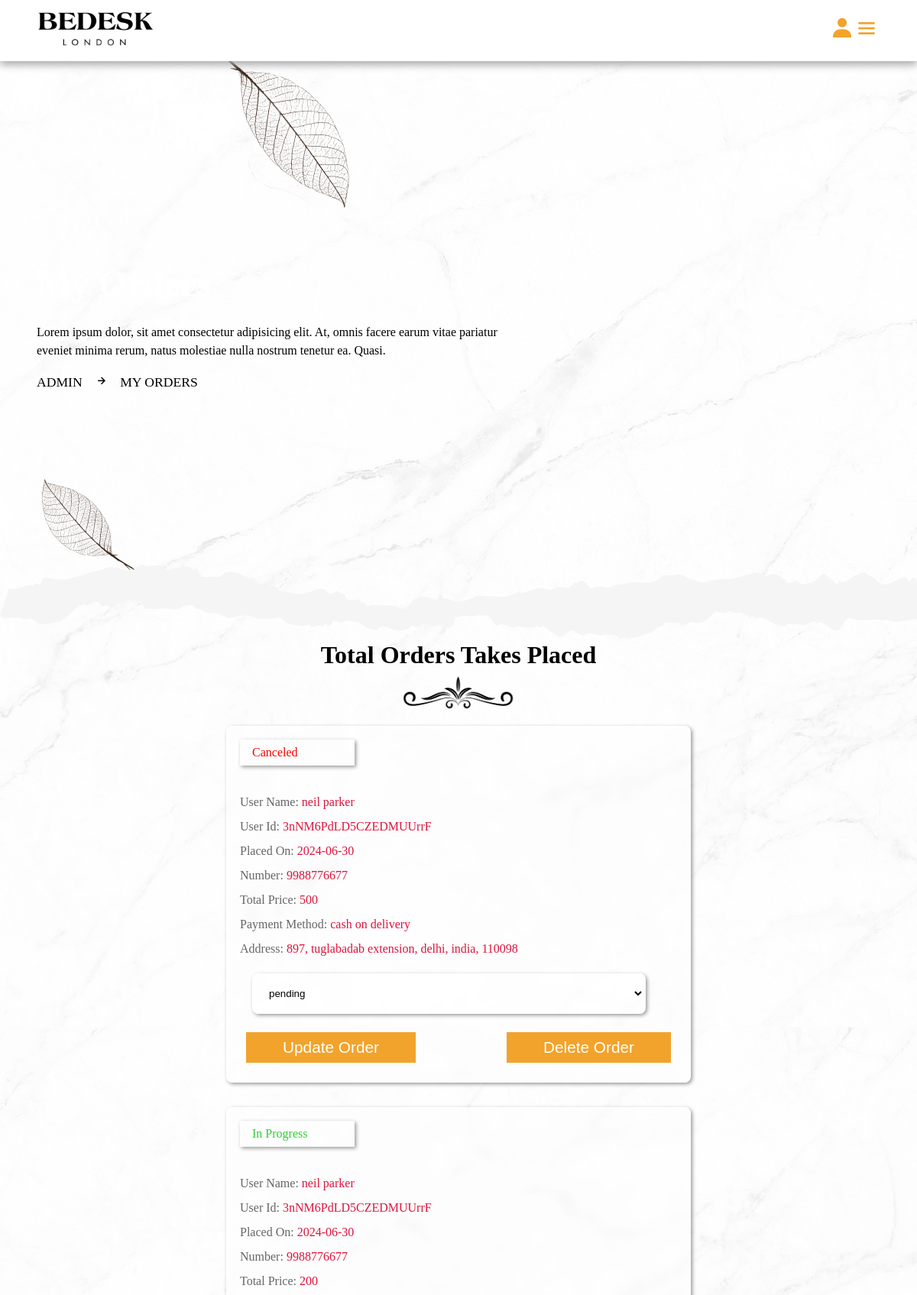
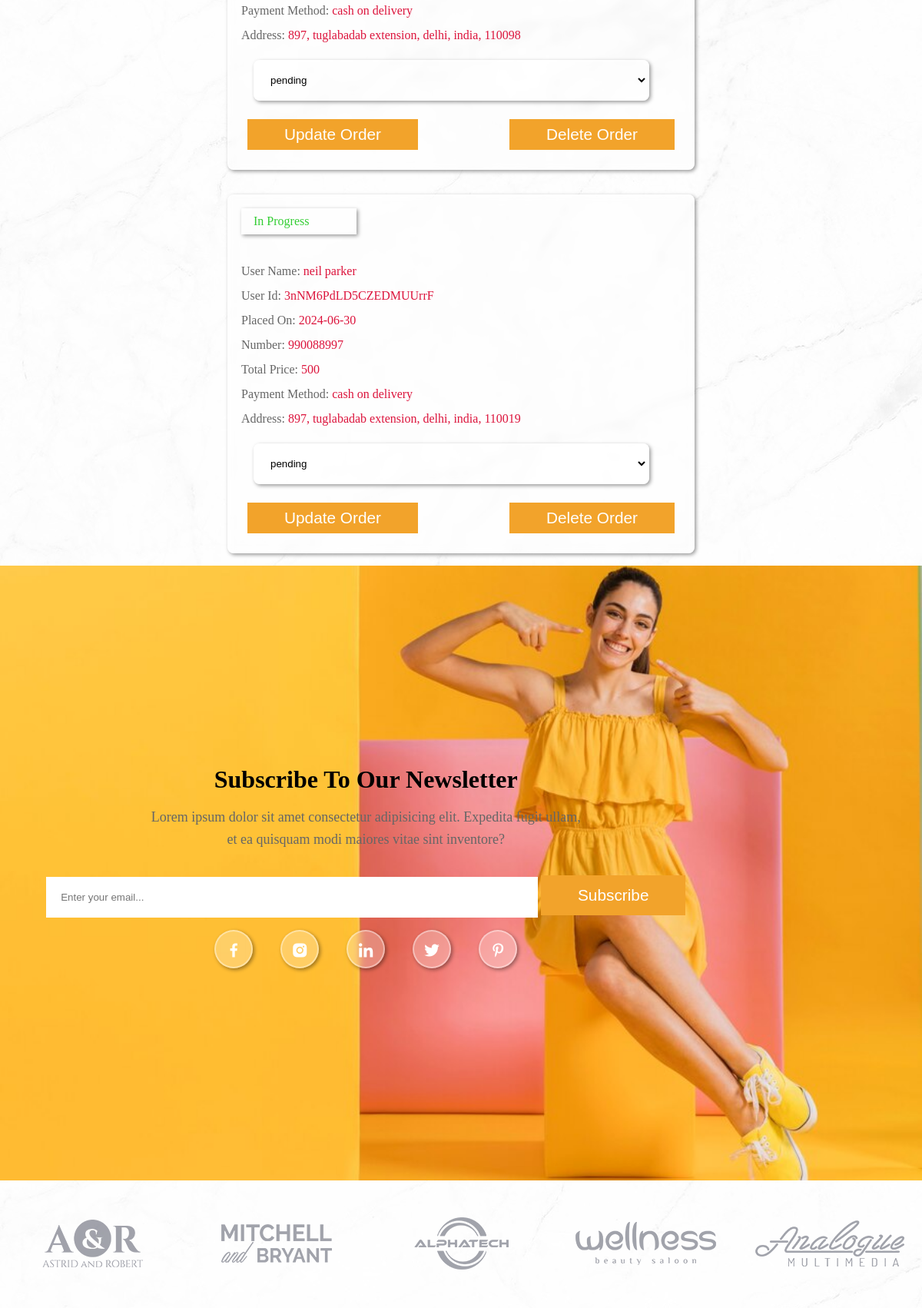
The page /admin/admin_order.php (signed in, upper part) on the database its author committed (2 pictures, top to bottom).
### tables this page shows
CREATE TABLE `orders` (
  `id` varchar(20) NOT NULL,
  `user_id` varchar(20) NOT NULL,
  `seller_id` varchar(20) NOT NULL,
  `name` varchar(50) NOT NULL,
  `number` varchar(10) NOT NULL,
  `email` varchar(50) NOT NULL,
  `address` varchar(200) NOT NULL,
  `address_type` varchar(10) NOT NULL,
  `method` varchar(50) NOT NULL,
  `product_id` varchar(20) NOT NULL,
  `price` varchar(10) NOT NULL,
  `qty` varchar(2) NOT NULL,
  `date` date NOT NULL DEFAULT current_timestamp(),
  `status` varchar(50) NOT NULL DEFAULT 'in progress',
  `payment_status` varchar(255) NOT NULL DEFAULT 'pending'
);

### admin/admin_order.php (the view, shortened to what this page needs)
<?php
	include '../components/connect.php';
	if (isset($_COOKIE['seller_id'])) {
		$seller_id = $_COOKIE['seller_id'];
	}else {
		$seller_id = '';
        header('location:login.php');
	}
?>
<!DOCTYPE html>
<html>
<head>
   	<link href='https://unpkg.com/boxicons@2.1.2/css/boxicons.min.css' rel='stylesheet'>
   	<link rel="stylesheet" type="text/css" href="../css/admin_style.css?v=<?php echo time(); ?>">
</head>
<body>
    <?php include '../components/admin_header.php'; ?>
    <div class="banner">
        <div class="detail">
            <h1>my orders</h1>
            <p>Lorem ipsum dolor, sit amet consectetur adipisicing elit. At, omnis facere earum vitae pariatur <br>eveniet minima rerum, natus molestiae nulla nostrum tenetur ea. Quasi.</p>
            <span><a href="dashboard.php">admin</a><i class="bx bx-right-arrow-alt"></i>my orders</span>
        </div>
    </div>
    <div class="line2"></div>
    <div class="order-container">
        <div class="heading">
            <h1>total orders takes placed</h1>
            <img src="../image/separator.png" alt="">
        </div>
        <div class="box-container">
            <?php
                $select_orders = $conn->prepare("SELECT * FROM `orders` WHERE seller_id = ?");
                $select_orders->execute([$seller_id]);
                if ($select_orders->rowCount() > 0) {
                    while ($fetch_orders = $select_orders->fetch(PDO::FETCH_ASSOC)) {
            ?>
            <div class="box">
                <div class="status" style="color: <?php if($fetch_orders['status']=='in progress'){echo "limegreen";}else{echo "red";} ?>"><?= $fetch_orders['status']; ?></div>
                <div class="detail">
                    <p>user name: <span><?= $fetch_orders['name']; ?></span></p>
                    <p>user id: <span><?= $fetch_orders['user_id']; ?></span></p>
                    <p>placed on: <span><?= $fetch_orders['date']; ?></span></p>
                    <p>number: <span><?= $fetch_orders['number']; ?></span></p>
                    <p>total price: <span><?= $fetch_orders['price']; ?></span></p>
                    <p>payment method: <span><?= $fetch_orders['method']; ?></span></p>
                    <p>address: <span><?= $fetch_orders['address']; ?></span></p>
                </div>
                <form action="" method="post">
                    <select name="update_payment" class="box" style="width:90%;">
                        <option selected disabled><?= $fetch_orders['payment_status']; ?></option>
                    </select>
                    <div class="flex-btn">
                        <button type="submit" name="update_order" class="btn">update order</button>
                        <button type="submit" name="delete" onclick="return confirm('want to delete this order');" class="btn">delete order</button>
                    </div>
                </form>
            </div>
            <?php
                    }
                }else{
                    echo '
                        <div class="empty">
                            <p>no orders take placed yet!</p>
                        </div>
                    ';
                }
            ?>
        </div>
    </div>
	<?php include '../components/admin_footer.php'; ?>
</body>
</html>

### css/admin_style.css (style rules this page uses)
* { margin: 0; box-sizing: border-box; padding: 0; outline: none; text-decoration: none; list-style: none; }
:root { --main-color: #f2a32b; --pink-color: #fdc631; --white-alfa-40: rgba(255, 255, 255, 0.4); --white-alfa-25: rgba(255, 255, 255, 0.25); --backdrop-filter: blur(5px); --padding: 5vh 15px; --box-shadow: 2px 2px 5px rgba(0, 0, 0, 0.4); }
body { background-image: url('../image/body.jpg'); }
html { scroll-behavior: smooth; }
button, input { border: none; }
.btn { display: inline-block; padding: .5rem 3rem; margin-top: 1rem; background-color: var(--main-color); color: #fff; cursor: pointer; text-align: center; position: relative; z-index: 100; font-size: 1.3rem; text-transform: capitalize; }
.btn:before { position: absolute; content: ''; width: 100%; height: 0; background-color: #000; left: 0; top: 0; transition: .5s; z-index: -10; }
.line2 { background-image: url('../image/3.png'); width: 100%; height: 100px; margin-top: -2.8rem; }
.box-container { display: grid; grid-template-columns: repeat(auto-fit, 30rem); align-items: center; justify-content: center; }
.box-container .box { margin: 1rem; border-radius: .5rem; background-color: var(--white-alfa-25); border: 2px solid var(--white-alfa-40); backdrop-filter: var(--backdrop-filter); box-shadow: var(--box-shadow); }
.heading { text-align: center; list-style: 1.7; }
.heading h1 { font-size: 2rem; text-transform: capitalize; }
.heading img { margin-top: 0.5rem; width: 150px !important; }
.flex-btn { display: flex; justify-content: space-between; }
.flex-btn .btn { margin: 0.5rem; }
.banner { margin-top: 4rem; width: 100%; height: 90vh; display: flex; align-items: center; background-position: center; background-size: cover; animation: banner 4s infinite alternate; }
.banner .detail { padding-left: 4%; line-height: 1.5; }
.banner .detail p { font-size: 16px; margin-block: 1rem; }
.banner .detail span { text-transform: uppercase; font-size: 1.1rem; margin-top: 1rem; }
.banner .detail a { color: #000; }
.banner .detail span i { margin: 0 1rem; }
.banner .detail h1 { font-size: 3rem; color: #fff; text-transform: capitalize; }
.order-container .box-container { grid-template-columns: repeat(auto-fit, 40rem); }
.order-container .box-container .box { padding: 1rem; position: relative; }
.order-container .box-container .box .status { width: 150px; text-transform: capitalize; box-shadow: var(--box-shadow); padding: .5rem 1rem; }
.order-container .box-container .box .detail { margin-top: 2rem; line-height: 2; color: #666; text-transform: capitalize; }
.order-container .box-container .box span { text-transform: none; color: crimson; }

### rows shown on the page
orders: status "Canceled", name "neil parker", user "3nNM6PdLD5CZEDMUUrrF", date "2024-06-30", number "9988776677", price "500", method "cash on delivery", address "897, tuglabadab extension, delhi, india, 110098", update_payment "pending"
orders: status "In Progress", name "neil parker", user "3nNM6PdLD5CZEDMUUrrF", date "2024-06-30", number "9988776677", price "200", method "cash on delivery", address "897, tuglabadab extension, delhi, india, 110098", update_payment "pending"
orders: status "In Progress", name "neil parker", user "3nNM6PdLD5CZEDMUUrrF", date "2024-06-30", number "990088997", price "500", method "cash on delivery", address "897, tuglabadab extension, delhi, india, 110019", update_payment "pending"
